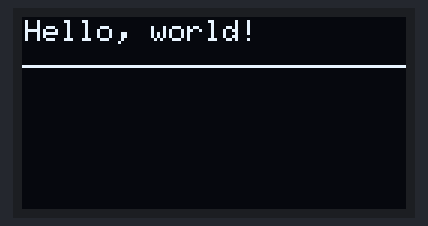
Recording of a program running on a simulated ESP32. Parts: 128×64 one-colour display. What the program prints to the serial monitor is not drawn.

Above: at 0.1 s.
At 1.1 s:
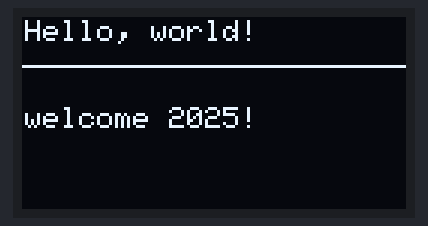

The program:

main.cpp
```cpp
#include <Arduino.h>
#include <Wire.h>
#include <Adafruit_GFX.h>
#include <Adafruit_SSD1306.h>

#define SCREEN_WIDTH      128   // OLED display width, in pixels
#define SCREEN_HEIGHT     64    // OLED display height, in pixels
#define OLED_RESET        -1    // Reset pin # (or -1 if sharing Arduino reset pin)
#define SCREEN_ADDRESS    0x3C  ///< See datasheet for Address; 0x3D for 128x64, 0x3C for 128x32

Adafruit_SSD1306 OLED(SCREEN_WIDTH, SCREEN_HEIGHT, &Wire, OLED_RESET);

int HelloTimes=0;
// put function declarations here:
int myFunction(int, int);

void setup() {
  Wire.begin();
  OLED.begin(SSD1306_SWITCHCAPVCC, SCREEN_ADDRESS);
  OLED.clearDisplay();
  OLED.drawLine(0, 16, 128, 16, WHITE);
  // Show "Hello world!" on the display.
  OLED.setTextSize(1);
  // set curdor position
  OLED.setCursor(1, 1);
  OLED.setTextColor(SSD1306_WHITE);
  OLED.println("Hello, world!");
  OLED.display();
  HelloTimes = myFunction(2, 3);
}


void loop() {
  // put your main code here, to run repeatedly:
  printf("hello world %d\n\n",myFunction(HelloTimes,HelloTimes++));
  delay(1000);
  OLED.setCursor(1, 30);
  OLED.setTextColor(SSD1306_WHITE);
  OLED.println("welcome 2025!");
  OLED.display();
}

// put function definitions here:
int myFunction(int x, int y) {
  return x + y;
}
```
